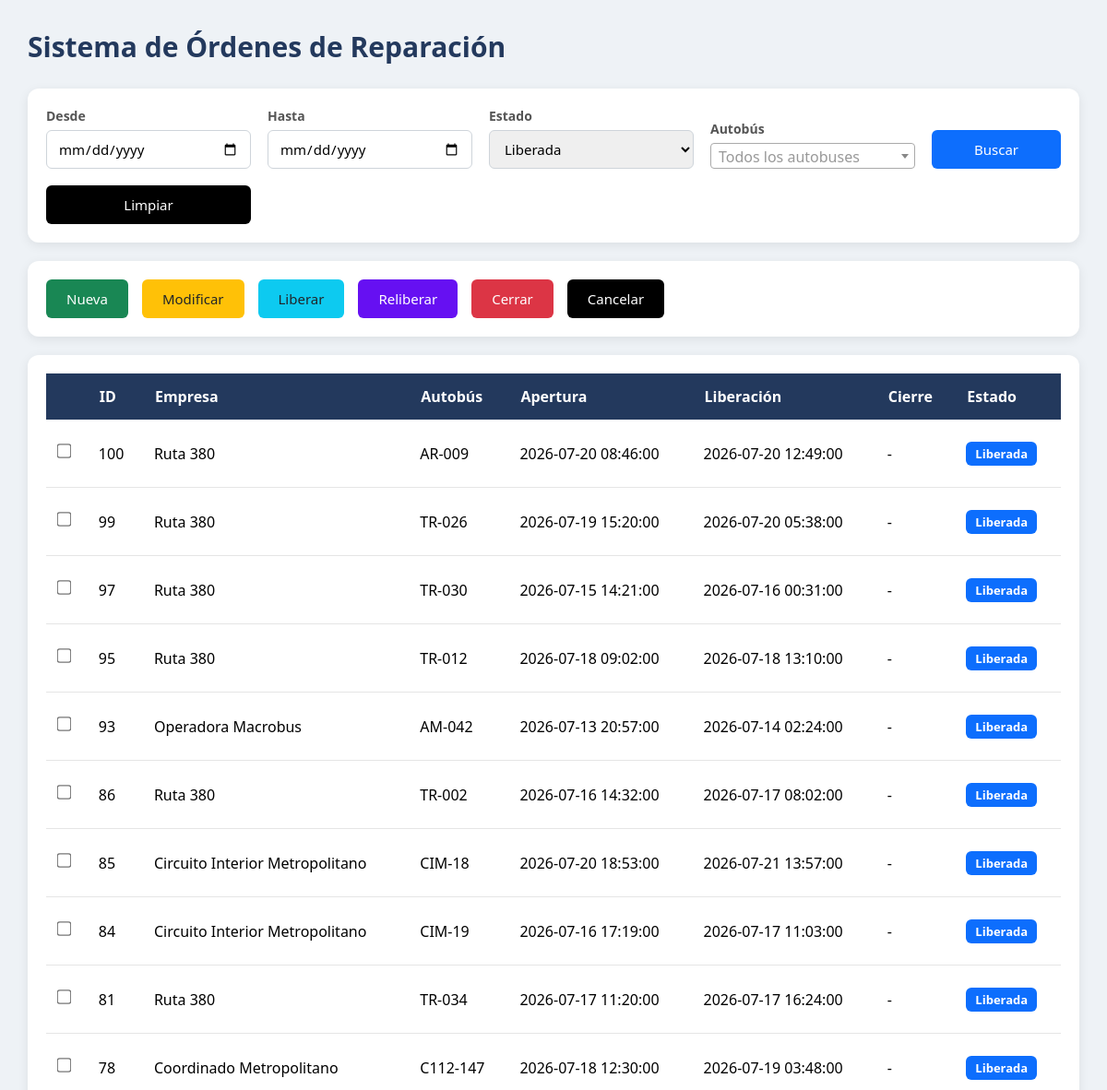
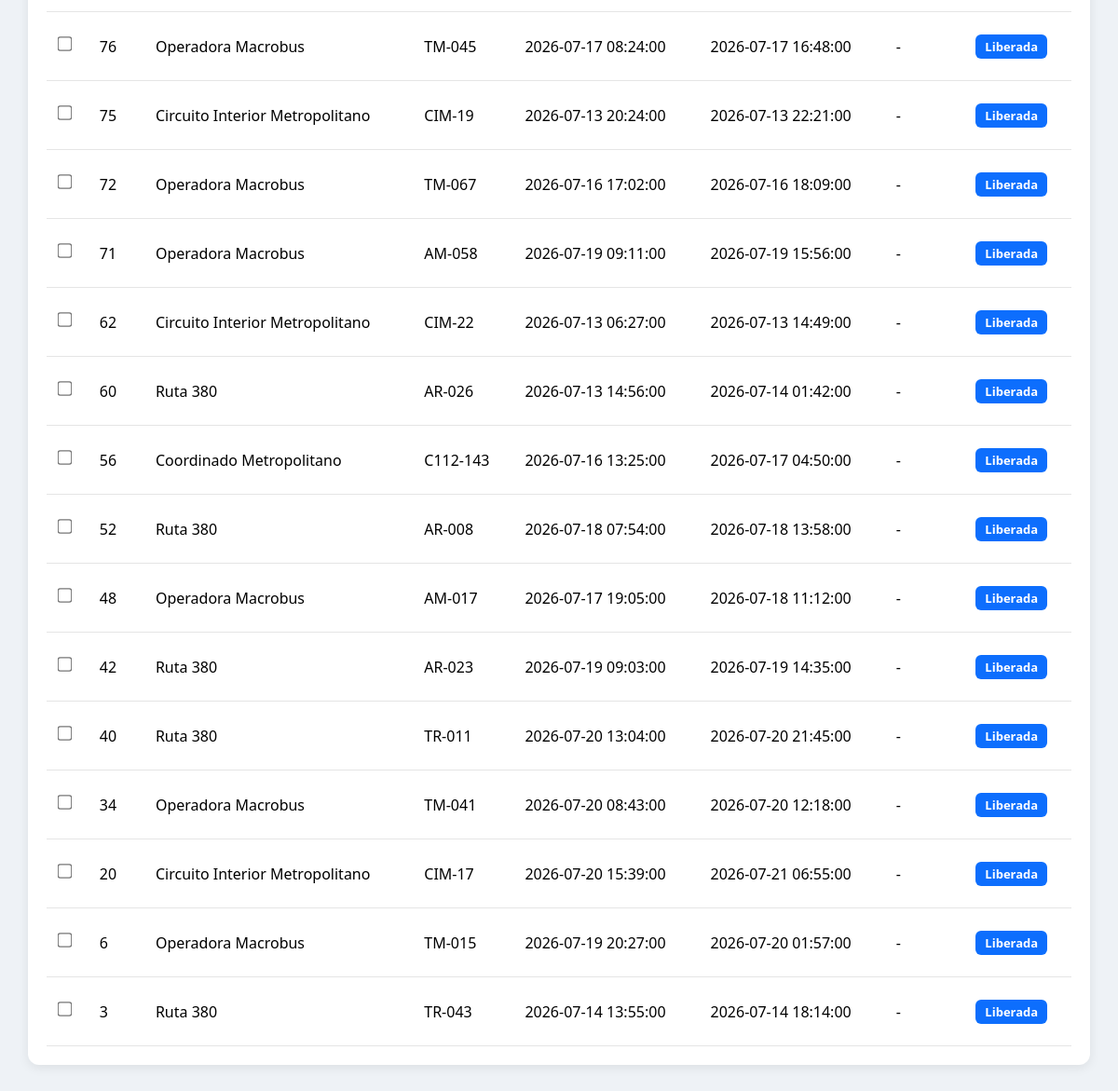
Screenshot of /sistema/index.php?estado=2 with the database file from the repository (2 pictures, top to bottom).
### tables this page shows
CREATE TABLE `orden` (
  `id` int(11) NOT NULL,
  `id_autobus` int(11) NOT NULL,
  `id_razon` int(11) NOT NULL,
  `id_supervisor` int(11) NOT NULL,
  `fecha_apertura` datetime NOT NULL,
  `fecha_liberacion` datetime DEFAULT NULL,
  `fecha_cierre` datetime DEFAULT NULL,
  `estado` int(11) NOT NULL DEFAULT 1
);

CREATE TABLE `empresa` (
  `id` int(11) NOT NULL,
  `nombre` varchar(255) NOT NULL,
  `eliminado` int(11) NOT NULL DEFAULT 0
);

CREATE TABLE `autobus` (
  `id` int(11) NOT NULL,
  `unidad` varchar(500) NOT NULL,
  `id_empresa` int(11) NOT NULL,
  `eliminado` int(11) NOT NULL DEFAULT 0
);

### sistema/index.php (the view, shortened to what this page needs)
<?php
$conexion = conectar();
$desde   = $_GET['desde'] ?? "";
$hasta   = $_GET['hasta'] ?? "";
$estado  = $_GET['estado'] ?? "";
$where = [];
if($estado != ""){
    $where[] = "o.estado = ".(int)$estado;
}
$sql = "
SELECT
    o.id,
    e.nombre AS empresa,
    a.unidad AS autobus,
    o.fecha_apertura,
    o.fecha_liberacion,
    o.fecha_cierre,
    o.estado
FROM orden o
LEFT JOIN autobus a ON o.id_autobus = a.id
LEFT JOIN empresa e ON a.id_empresa = e.id
";
if(count($where) > 0){
    $sql .= " WHERE ".implode(" AND ", $where);
}
$sql .= " ORDER BY o.id DESC";
$ordenes = $conexion->query($sql);
function estadoTexto($estado){
    return match((int)$estado){
        1 => "abierta",
        2 => "liberada",
        3 => "cerrada",
        4 => "cancelada",
        default => "desconocido"
    };
}
?>
<!DOCTYPE html>
<html lang="es">
<head>
    <link rel="stylesheet" href="css/sistema.css">
    <link rel="stylesheet" href="css/select2.min.css">
</head>
<body>
<div class="contenedor">
    <h1>Sistema de Órdenes de Reparación</h1>
    <form method="GET">
        <div class="card filtros">
            <div class="campo">
                <label>Desde</label>
                <input type="date" name="desde" value="<?= htmlspecialchars($desde) ?>">
            </div>
            <div class="campo">
                <label>Hasta</label>
                <input type="date" name="hasta" value="<?= htmlspecialchars($hasta) ?>">
            </div>
            <div class="campo">
                <label>Estado</label>
                <select name="estado">
                    <option value="2" <?= $estado=="2"?"selected":"" ?>>
                        Liberada
                    </option>
                </select>
            </div>
            <div class="campo">
                <label>Autobús</label>
            </div>
            <button type="submit" class="btn buscar">Buscar</button>
            <button type="button" class="btn cancelar" onclick="location.href='index.php'">Limpiar</button>
        </div>
    </form>
    <div class="card acciones">
        <button class="btn nuevo" onclick="location.href='orden_alta.php'">
            Nueva
        </button>
        <button class="btn modificar" onclick="modificarOrden()">Modificar</button>
        <button class="btn liberar" onclick="liberar()">Liberar</button>
        <button class="btn reliberar" onclick="reliberar()">Reliberar</button>
        <button class="btn cerrar" onclick="cerrar()">Cerrar</button>
        <button class="btn cancelar" onclick="cancelar()">Cancelar</button>
    </div>
    <div class="card">
        <table>
            <thead>
                <tr>
                    <th></th>
                    <th>ID</th>
                    <th>Empresa</th>
                    <th>Autobús</th>
                    <th>Apertura</th>
                    <th>Liberación</th>
                    <th>Cierre</th>
                    <th>Estado</th>
                </tr>
            </thead>
            <tbody>
            <?php if($ordenes->num_rows > 0): ?>
                <?php while($row = $ordenes->fetch_assoc()): ?>
                    <tr>
                        <td>
                            <input type="checkbox" class="chk-orden" value="<?= $row['id'] ?>">
                        </td>
                        <td><?= $row['id'] ?></td>
                        <td><?= $row['empresa'] ?></td>
                        <td><?= $row['autobus'] ?></td>
                        <td><?= $row['fecha_apertura'] ?></td>
                        <td><?= $row['fecha_liberacion'] ?? '-' ?></td>
                        <td><?= $row['fecha_cierre'] ?? '-' ?></td>
                        <td>
                            <span class="estado estado-<?= estadoTexto($row['estado']) ?>">
                                <?= estadoTexto($row['estado']) ?>
                            </span>
                        </td>
                    </tr>
                <?php endwhile; ?>
            <?php endif; ?>
            </tbody>
        </table>
    </div>
</div>
</body>
</html>

### sistema/css/sistema.css (style rules this page uses)
* { margin:0; padding:0; box-sizing:border-box; font-family:'Segoe UI',Tahoma,Geneva,Verdana,sans-serif; }
body { background:#eef2f6; }
.contenedor { width:95%; margin:30px auto; }
h1 { color:#23395d; margin-bottom:25px; font-size:30px; font-weight:600; }
.card { background:#ffffff; border-radius:12px; padding:20px; margin-bottom:20px; box-shadow:0 3px 12px rgba(0,0,0,.08); }
.filtros { display:grid; grid-template-columns:repeat(4,1fr) 140px; gap:18px; align-items:end; }
.campo { display:flex; flex-direction:column; }
.campo label { margin-bottom:6px; color:#555; font-size:14px; font-weight:600; }
input, select { height:42px; border:1px solid #ced4da; border-radius:6px; padding:0 12px; font-size:15px; transition:.2s; }
.acciones { display:flex; flex-wrap:wrap; gap:15px; }
.btn { border:none; border-radius:6px; color:#fff; cursor:pointer; font-size:15px; padding:11px 22px; transition:.25s; }
.buscar { background:#0d6efd; }
.nuevo { background:#198754; }
.modificar { background:#ffc107; color:#212529; }
.liberar { background:#0dcaf0; color:#212529; }
.cerrar { background:#dc3545; }
.reliberar { background:#6610f2; }
.cancelar { background:#000; }
table { width:100%; border-collapse:collapse; }
thead { background:#23395d; color:#fff; }
th { padding:14px; text-align:left; font-weight:600; }
td { padding:13px; border-bottom:1px solid #e5e5e5; }
.estado { display:inline-block; padding:4px 10px; border-radius:6px; color:#fff; font-size:13px; font-weight:600; text-transform:capitalize; }
.estado-liberada { background:#0d6efd; }
input[type="checkbox"] { transform: scale(1.2); cursor: pointer; }

### rows the page displays
orden: id "100", empresa.nombre "Ruta 380", id_autobus.unidad "AR-009", fecha_apertura "2026-07-20 08:46:00", fecha_liberacion "2026-07-20 12:49:00", fecha_cierre "-", estado "Liberada"
orden: id "99", empresa.nombre "Ruta 380", id_autobus.unidad "TR-026", fecha_apertura "2026-07-19 15:20:00", fecha_liberacion "2026-07-20 05:38:00", fecha_cierre "-", estado "Liberada"
orden: id "97", empresa.nombre "Ruta 380", id_autobus.unidad "TR-030", fecha_apertura "2026-07-15 14:21:00", fecha_liberacion "2026-07-16 00:31:00", fecha_cierre "-", estado "Liberada"
orden: id "95", empresa.nombre "Ruta 380", id_autobus.unidad "TR-012", fecha_apertura "2026-07-18 09:02:00", fecha_liberacion "2026-07-18 13:10:00", fecha_cierre "-", estado "Liberada"
orden: id "93", empresa.nombre "Operadora Macrobus", id_autobus.unidad "AM-042", fecha_apertura "2026-07-13 20:57:00", fecha_liberacion "2026-07-14 02:24:00", fecha_cierre "-", estado "Liberada"
orden: id "86", empresa.nombre "Ruta 380", id_autobus.unidad "TR-002", fecha_apertura "2026-07-16 14:32:00", fecha_liberacion "2026-07-17 08:02:00", fecha_cierre "-", estado "Liberada"
orden: id "85", empresa.nombre "Circuito Interior Metropolitano", id_autobus.unidad "CIM-18", fecha_apertura "2026-07-20 18:53:00", fecha_liberacion "2026-07-21 13:57:00", fecha_cierre "-", estado "Liberada"
orden: id "84", empresa.nombre "Circuito Interior Metropolitano", id_autobus.unidad "CIM-19", fecha_apertura "2026-07-16 17:19:00", fecha_liberacion "2026-07-17 11:03:00", fecha_cierre "-", estado "Liberada"
orden: id "81", empresa.nombre "Ruta 380", id_autobus.unidad "TR-034", fecha_apertura "2026-07-17 11:20:00", fecha_liberacion "2026-07-17 16:24:00", fecha_cierre "-", estado "Liberada"
orden: id "78", empresa.nombre "Coordinado Metropolitano", id_autobus.unidad "C112-147", fecha_apertura "2026-07-18 12:30:00", fecha_liberacion "2026-07-19 03:48:00", fecha_cierre "-", estado "Liberada"
orden: id "76", empresa.nombre "Operadora Macrobus", id_autobus.unidad "TM-045", fecha_apertura "2026-07-17 08:24:00", fecha_liberacion "2026-07-17 16:48:00", fecha_cierre "-", estado "Liberada"
orden: id "75", empresa.nombre "Circuito Interior Metropolitano", id_autobus.unidad "CIM-19", fecha_apertura "2026-07-13 20:24:00", fecha_liberacion "2026-07-13 22:21:00", fecha_cierre "-", estado "Liberada"
orden: id "72", empresa.nombre "Operadora Macrobus", id_autobus.unidad "TM-067", fecha_apertura "2026-07-16 17:02:00", fecha_liberacion "2026-07-16 18:09:00", fecha_cierre "-", estado "Liberada"
orden: id "71", empresa.nombre "Operadora Macrobus", id_autobus.unidad "AM-058", fecha_apertura "2026-07-19 09:11:00", fecha_liberacion "2026-07-19 15:56:00", fecha_cierre "-", estado "Liberada"
orden: id "62", empresa.nombre "Circuito Interior Metropolitano", id_autobus.unidad "CIM-22", fecha_apertura "2026-07-13 06:27:00", fecha_liberacion "2026-07-13 14:49:00", fecha_cierre "-", estado "Liberada"
orden: id "60", empresa.nombre "Ruta 380", id_autobus.unidad "AR-026", fecha_apertura "2026-07-13 14:56:00", fecha_liberacion "2026-07-14 01:42:00", fecha_cierre "-", estado "Liberada"
orden: id "56", empresa.nombre "Coordinado Metropolitano", id_autobus.unidad "C112-143", fecha_apertura "2026-07-16 13:25:00", fecha_liberacion "2026-07-17 04:50:00", fecha_cierre "-", estado "Liberada"
orden: id "52", empresa.nombre "Ruta 380", id_autobus.unidad "AR-008", fecha_apertura "2026-07-18 07:54:00", fecha_liberacion "2026-07-18 13:58:00", fecha_cierre "-", estado "Liberada"
orden: id "48", empresa.nombre "Operadora Macrobus", id_autobus.unidad "AM-017", fecha_apertura "2026-07-17 19:05:00", fecha_liberacion "2026-07-18 11:12:00", fecha_cierre "-", estado "Liberada"
orden: id "42", empresa.nombre "Ruta 380", id_autobus.unidad "AR-023", fecha_apertura "2026-07-19 09:03:00", fecha_liberacion "2026-07-19 14:35:00", fecha_cierre "-", estado "Liberada"
orden: id "40", empresa.nombre "Ruta 380", id_autobus.unidad "TR-011", fecha_apertura "2026-07-20 13:04:00", fecha_liberacion "2026-07-20 21:45:00", fecha_cierre "-", estado "Liberada"
orden: id "34", empresa.nombre "Operadora Macrobus", id_autobus.unidad "TM-041", fecha_apertura "2026-07-20 08:43:00", fecha_liberacion "2026-07-20 12:18:00", fecha_cierre "-", estado "Liberada"
orden: id "20", empresa.nombre "Circuito Interior Metropolitano", id_autobus.unidad "CIM-17", fecha_apertura "2026-07-20 15:39:00", fecha_liberacion "2026-07-21 06:55:00", fecha_cierre "-", estado "Liberada"
orden: id "6", empresa.nombre "Operadora Macrobus", id_autobus.unidad "TM-015", fecha_apertura "2026-07-19 20:27:00", fecha_liberacion "2026-07-20 01:57:00", fecha_cierre "-", estado "Liberada"
orden: id "3", empresa.nombre "Ruta 380", id_autobus.unidad "TR-043", fecha_apertura "2026-07-14 13:55:00", fecha_liberacion "2026-07-14 18:14:00", fecha_cierre "-", estado "Liberada"
